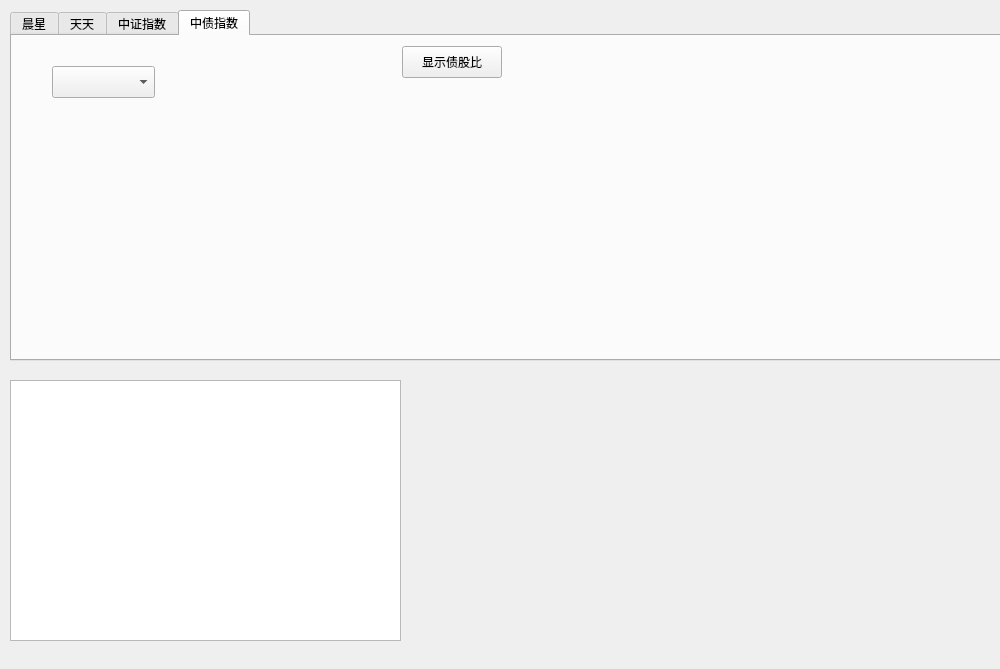
<?xml version="1.0" encoding="UTF-8"?>
<ui version="4.0">
 <class>MainWindow</class>
 <widget class="QMainWindow" name="MainWindow">
  <property name="geometry">
   <rect>
    <x>0</x>
    <y>0</y>
    <width>1000</width>
    <height>669</height>
   </rect>
  </property>
  <property name="windowTitle">
   <string>MainWindow</string>
  </property>
  <widget class="QWidget" name="centralwidget">
   <widget class="QTextBrowser" name="m_log">
    <property name="geometry">
     <rect>
      <x>10</x>
      <y>380</y>
      <width>391</width>
      <height>261</height>
     </rect>
    </property>
   </widget>
   <widget class="QTabWidget" name="tabWidget">
    <property name="geometry">
     <rect>
      <x>10</x>
      <y>10</y>
      <width>991</width>
      <height>351</height>
     </rect>
    </property>
    <property name="currentIndex">
     <number>3</number>
    </property>
    <widget class="QWidget" name="m_chenxing">
     <attribute name="title">
      <string>晨星</string>
     </attribute>
    </widget>
    <widget class="QWidget" name="m_tiantian">
     <attribute name="title">
      <string>天天</string>
     </attribute>
     <widget class="QLineEdit" name="m_tt_input_zhishu_name">
      <property name="geometry">
       <rect>
        <x>20</x>
        <y>40</y>
        <width>151</width>
        <height>21</height>
       </rect>
      </property>
     </widget>
     <widget class="QLabel" name="label">
      <property name="geometry">
       <rect>
        <x>20</x>
        <y>20</y>
        <width>54</width>
        <height>12</height>
       </rect>
      </property>
      <property name="text">
       <string>指数名称</string>
      </property>
     </widget>
     <widget class="QPushButton" name="m_tt_btn_search_zhishu">
      <property name="geometry">
       <rect>
        <x>190</x>
        <y>40</y>
        <width>75</width>
        <height>23</height>
       </rect>
      </property>
      <property name="text">
       <string>搜索</string>
      </property>
     </widget>
     <widget class="QPushButton" name="m_tt_btn_search_detail">
      <property name="geometry">
       <rect>
        <x>270</x>
        <y>40</y>
        <width>75</width>
        <height>23</height>
       </rect>
      </property>
      <property name="text">
       <string>获取详情</string>
      </property>
     </widget>
     <widget class="QPushButton" name="m_tt_btn_search_drawdown">
      <property name="geometry">
       <rect>
        <x>270</x>
        <y>70</y>
        <width>75</width>
        <height>23</height>
       </rect>
      </property>
      <property name="text">
       <string>获取回撤</string>
      </property>
     </widget>
    </widget>
    <widget class="QWidget" name="m_zhongzheng">
     <attribute name="title">
      <string>中证指数</string>
     </attribute>
    </widget>
    <widget class="QWidget" name="m_zhongzhai">
     <attribute name="title">
      <string>中债指数</string>
     </attribute>
     <widget class="QPushButton" name="m_info_bond_div_stock">
      <property name="geometry">
       <rect>
        <x>390</x>
        <y>10</y>
        <width>100</width>
        <height>32</height>
       </rect>
      </property>
      <property name="text">
       <string>显示债股比</string>
      </property>
     </widget>
     <widget class="QComboBox" name="comboBox">
      <property name="geometry">
       <rect>
        <x>40</x>
        <y>30</y>
        <width>103</width>
        <height>32</height>
       </rect>
      </property>
     </widget>
    </widget>
   </widget>
  </widget>
  <widget class="QMenuBar" name="menubar">
   <property name="geometry">
    <rect>
     <x>0</x>
     <y>0</y>
     <width>1000</width>
     <height>24</height>
    </rect>
   </property>
  </widget>
 </widget>
 <resources/>
 <connections/>
</ui>
